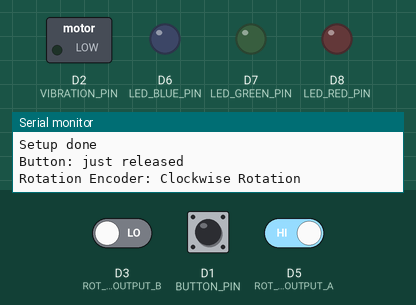
Bench run of a sketch on a simulated ESP8266 (Wemos D1 mini). Shown: switched loads named in the sketch (green lamp = pin HIGH), output pins drawn as LEDs (lit = HIGH), the last lines printed to the serial monitor. Inputs (shaded band) come from the test bench; at power-on: D1 (BUTTON_PIN) HIGH, D3 (ROT_ENCODER_OUTPUT_B) LOW, D5 (ROT_ENCODER_OUTPUT_A) HIGH. WiFi joins after 1.5 s; servers stay silent unless stated; storage starts empty.

Above: at 3.7 s.
3.8 s: D1 (BUTTON_PIN) pulled LOW for 1 s
At 4.6 s:
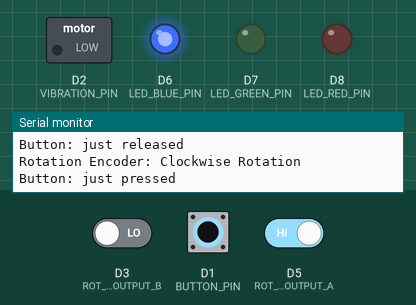
8.0 s: D1 (BUTTON_PIN) pulled LOW for 3.2 s
At 8.06 s:
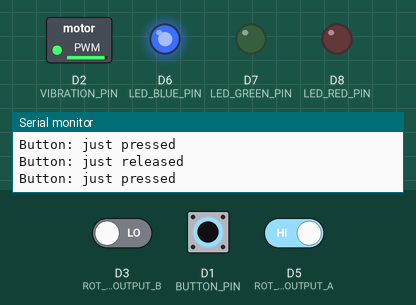
Timing chart, 0 to 12.7 s (numbered marks = the images above; inputs shaded):
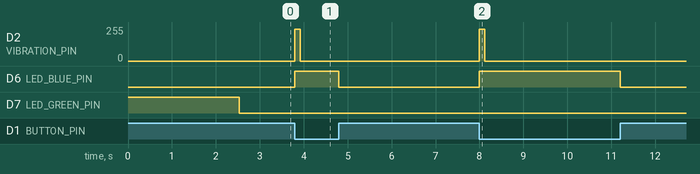

The sketch:

sketch_jan22b.ino
```cpp
#include <ESP8266WiFi.h>
#include <Ticker.h>
#include <WiFiClient.h>
#include <WiFiManager.h>
#include <FS.h>

// ---------------------------- PINOUT -------------------------------
#define BUTTON_PIN D1
#define LED_RED_PIN D8
#define LED_GREEN_PIN D7
#define LED_BLUE_PIN D6
#define ROT_ENCODER_OUTPUT_A D5
#define ROT_ENCODER_OUTPUT_B D3
#define VIBRATION_PIN D2

// ---------------------------- ROT ENCONDER -------------------------------
int rotationA;
int prevRotationA;

// ---------------------------- BUTTON -------------------------------
int prevButtonState = 0;
int curButtonState = 0;

// ---------------------------- Wifi -------------------------------
#define SEND_DELAY_MS 1
const char* ssid = "Abner";         //put your wifi network name here
const char* password = "Abner123";  //put your wifi password here

WiFiServer server(80);
WiFiClient client;

// Get these values from the ipconfig
IPAddress ip(192, 168, 86, 26);
IPAddress gateway(192, 168, 86, 1);
IPAddress subnet(255, 255, 255, 0);

// WiFi Manager
WiFiClient wifiClient;
WiFiManager wifiManager;
bool configPortal = false;
char username[20] = "user1";
WiFiManagerParameter custom_username("username", "username", username, 20);
char broadcast_ssid[50] = "CS4240 yay";

const char* WIFI_AP_SSID = "CS4240 yay";
const char* WIFI_AP_PASSWORD = "CS4240-123";

int prevSendTime = 0;

struct packet {
  bool isButtonPressed;
  int rotEnconderStatus;
} sendPacket;

// --- Vibration
#define BUTTON_DOWN_VIBRATION_TIME_MS 120

int vibrationState;
int vibrationStartTime;

void loopVibration() {
  switch (vibrationState) {
    case 0:
      break;
    case 1:
      if (millis() - vibrationStartTime > BUTTON_DOWN_VIBRATION_TIME_MS) {
        vibrationState = 0;
        digitalWrite(VIBRATION_PIN, LOW);
      }
      break;
    default:
      break;
  }
}

// store username in file after configuration is updated
void saveConfigCallback() {
  Serial.println("WiFi config: username updated");

  // copy username into variable
  strcpy(username, custom_username.getValue());

  // save username to filesystem
  File usernameFile = SPIFFS.open("/username.txt", "w");
  int bytesWritten = usernameFile.print(username);
  if (bytesWritten > 0) {
    Serial.println("username saved successfully");
  } else {
    Serial.println("username save failed");
  }
  usernameFile.close();

  // if refreshed through config portal
  if (configPortal) {
    ESP.restart();
  }
}


void readUsername() {
  if (SPIFFS.exists("/username.txt")) {
    File usernameFile = SPIFFS.open("/username.txt", "r");
    if (usernameFile) {
      size_t filesize = usernameFile.size();
      usernameFile.readBytes(username, filesize);
      usernameFile.close();
    } else {
      Serial.println("error opening file for reading");
    }
  } else {
    Serial.println("username file does not exist, will be created after connecting to WiFi");
  }
}

void loopButton() {
  curButtonState = digitalRead(BUTTON_PIN);
  sendPacket.isButtonPressed = curButtonState;
  // Serial.print("Button: ");
  // Serial.println(curButtonState);

  if (curButtonState != prevButtonState) {
    if (curButtonState == HIGH) {
      Serial.println("Button: just released");
      digitalWrite(LED_BLUE_PIN, LOW);
    } else {
      Serial.println("Button: just pressed");
      digitalWrite(LED_BLUE_PIN, HIGH);
      analogWrite(VIBRATION_PIN, 240);
      vibrationStartTime = millis();
      vibrationState = 1;
    }
  }

  prevButtonState = curButtonState;
}

void loopRotEncoder() {
  rotationA = digitalRead(ROT_ENCODER_OUTPUT_A);
  if (rotationA != prevRotationA) {
    if (digitalRead(ROT_ENCODER_OUTPUT_B) != rotationA) {
      Serial.println("Rotation Encoder: Clockwise Rotation");
      sendPacket.rotEnconderStatus = 2;
    } else {
      Serial.println("Rotation Encoder: Anti-Clockwise Rotation");
      sendPacket.rotEnconderStatus = 1;
    }
    prevRotationA = rotationA;
  }
}

void loop() {
  loopButton();
  loopRotEncoder();
  loopVibration();
  wifiManager.process();

  client = server.accept();
  int curTime = millis();
  if (client && (curTime - prevSendTime >= SEND_DELAY_MS)) {
    prevSendTime = curTime;

    // Packet structure
    // Bit 2-3 Rot encoder status
    // Bit 1 Button status
    int packet = (sendPacket.rotEnconderStatus << 1) | (sendPacket.isButtonPressed);
    client.print(packet);

    sendPacket.rotEnconderStatus = 0;
  }
}

inline void initVibration() {
  pinMode(VIBRATION_PIN, OUTPUT);
}
inline void initRotEncoder() {
  pinMode(ROT_ENCODER_OUTPUT_A, INPUT);
  pinMode(ROT_ENCODER_OUTPUT_B, INPUT);

  prevRotationA = digitalRead(ROT_ENCODER_OUTPUT_A);
}

inline void initWifi() {
  // set up filesystem and read username
  SPIFFS.begin();
  readUsername();

  // WiFi.begin(ssid, password);
  WiFi.config(ip, gateway, subnet);
  // Serial.print("Wifi: Connecting");

  // connect to WiFi using WiFiManager
  // stores credentials internally in the wemos, and if fails to connect, creates AP with captive portal
  wifiManager.setSaveConfigCallback(saveConfigCallback);  // only called when user updates WiFi credentials (if wifi credentials are saved, not called)
  wifiManager.addParameter(&custom_username);
  if (!wifiManager.autoConnect(WIFI_AP_SSID, WIFI_AP_PASSWORD)) {
    ESP.restart();
  }
  delay(1000);

  strncat(broadcast_ssid, username, 32);

  WiFi.mode(WIFI_AP_STA);
  configPortal = true;
  wifiManager.setBreakAfterConfig(saveConfigCallback);
  wifiManager.setConfigPortalBlocking(false);                       // use this as softAP which we were using previously
  wifiManager.startConfigPortal(broadcast_ssid, WIFI_AP_PASSWORD);  // TODO: ESP crashes if changing SSID on this portal (will fix)
  Serial.printf("Broadcasting for wemos-presence on SSID: %s\n", broadcast_ssid);
  // Serial.print("Wifi: Connected, IP address: ");
    WiFi.config(ip, gateway, subnet);
  while (WiFi.status() != WL_CONNECTED) {
    delay(300);
    Serial.print(".");
  }


  Serial.print("Wifi: Connected, IP address: ");
  Serial.println(WiFi.localIP());

  server.begin();
  Serial.printf("Web server started, open %s in a web browser\n", WiFi.localIP().toString().c_str());
}

inline void initButton() {
  pinMode(BUTTON_PIN, INPUT_PULLUP);
  Serial.println("Button: Setup done");
}

inline void initLEDs() {
  pinMode(LED_RED_PIN, OUTPUT);
  pinMode(LED_GREEN_PIN, OUTPUT);
  pinMode(LED_BLUE_PIN, OUTPUT);

  digitalWrite(LED_GREEN_PIN, HIGH);
  Serial.println("LED: Setup done");
}

void setup() {
  Serial.begin(115200);
  while (!Serial) {
  }

  initLEDs();
  initButton();
  initWifi();
  initVibration();

  digitalWrite(LED_GREEN_PIN, LOW);

  Serial.println("Setup done");
}
```

Measured:
- after the input at 3.8 s, D2 (VIBRATION_PIN): 0/255 → 240/255 at once, → 0/255 0.12 s later; D6 (LED_BLUE_PIN): LOW → HIGH at once, → LOW 1.0 s later
- after the input at 8.0 s, D2 (VIBRATION_PIN): 0/255 → 240/255 at once, → 0/255 0.12 s later; D6 (LED_BLUE_PIN): LOW → HIGH at once, → LOW 3.2 s later
